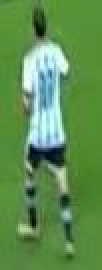
#> input picture media/players/arg1.JPG, 51 x 135 px, found by its file name (shown 2 times larger)
$ python image_quanitation.py   (older library calls are emulated)
#> lines starting #> are read from the running program, lines starting #| are printed output that depends on the picture; after the words box and inside, x2 and y2 are one past the last pixel; in counts of white or black regions, pixels touching at a corner belong together
import cv2
import numpy as np
from sklearn.cluster import MiniBatchKMeans
from matplotlib import pyplot as plt
from colorthief import ColorThief
from mpl_toolkits import mplot3d

def remove_background(imagen):
    hsv = cv2.cvtColor(np.copy(imagen), cv2.COLOR_BGR2HSV)
    mask = cv2.inRange(hsv, (36, 25, 25), (86, 255,255))
    imask = mask==0
    m = imask.astype("uint8")
    target = cv2.bitwise_and(imagen, imagen, mask=m)
    return target

def quantize(img, clusters):
    dominant_color = (0, 0, 0)
    h, w = img.shape[:2]
    image = cv2.cvtColor(img, cv2.COLOR_BGR2LAB)
    image = image.reshape((image.shape[0] * image.shape[1], 3))
    clf = MiniBatchKMeans(n_clusters=clusters)
    labels = clf.fit_predict(image)
    centers =  clf.cluster_centers_.astype("uint8")
    colors = cv2.cvtColor(np.array([centers]), cv2.COLOR_LAB2RGB)[0]
    for color in colors:
        if color[0] > 3 and color[1] > 3 and color[2] > 3:
            dominant_color = color
    #cs, rep = np.unique(labels, return_counts=True)
    quantized = centers[labels]
    quantized = quantized.reshape((h, w, 3))
    quantized = cv2.cvtColor(quantized, cv2.COLOR_LAB2RGB, cv2.CV_8U)
    return quantized, dominant_color

paths = ['media/players/arg1.jpg', 'media/players/arg2.jpg', 'media/players/arg3.jpg', 'media/players/arg4.jpg', 'media/players/arg5.jpg',
        'media/players/hol1.jpg', 'media/players/hol2.jpg', 'media/players/hol3.jpg', 'media/players/hol4.jpg', 'media/players/hol5.jpg']
clusters = 2
dest = "media\\players\\quantized1.jpg"

colors = []
r = []
g = []
b = []
for i in range(0, 10):
    image = cv2.imread(paths[i])
#> image is the input picture: shape (135, 51, 3); mean B, G, R 81.3, 143.6, 94.3
    image = remove_background(image)
#> in remove_background, `hsv = cv2.cvtColor(np.copy(imagen), cv2.COLOR_BGR2HSV)`: hsv: shape (135, 51, 3); mean H, S, V 56.9, 131.2, 144.8
#> in remove_background, `mask = cv2.inRange(hsv, (36, 25, 25), (86, 255,255))`:
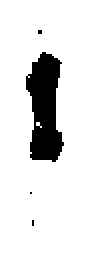
#> mask: shape (135, 51) (shown 2 times larger); 89.6% white; 4 black regions (3 under 20 px), largest, box (x1, y1, x2, y2) and area: (13, 26, 32, 81) 706
#> in remove_background, `target = cv2.bitwise_and(imagen, imagen, mask=m)`:
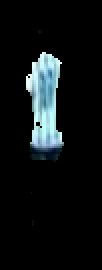
#> target: shape (135, 51, 3) (shown 2 times larger); mean B, G, R 19.9, 18.8, 14.1
    image = image[int(image.shape[0]*0.05):int(image.shape[0]*0.6), :]
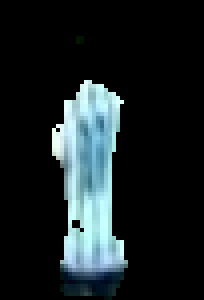
#> image: shape (75, 51, 3) (shown 4 times larger); mean B, G, R 35.8, 33.8, 25.5
    quantized, dom_color = quantize(image, clusters=clusters)
#> in quantize, `image = cv2.cvtColor(img, cv2.COLOR_BGR2LAB)`: image: shape (75, 51, 3); mean of channels 0, 1, 2 33.3, 125.8, 126.1
#> in quantize, `labels = clf.fit_predict(image)`: labels = 3825 values, max 1 at index 1041, min 0 at index 0, mean 0.16
#> in quantize, `quantized = quantized.reshape((h, w, 3))`:
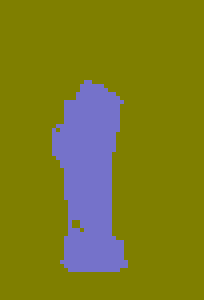
#> quantized: shape (75, 51, 3) (shown 4 times larger); mean of channels 0, 1, 2 32.3, 124.9, 125.4; drawn as B, G, R
#> in quantize, `quantized = cv2.cvtColor(quantized, cv2.COLOR_LAB2RGB, cv2.CV_8U)`:
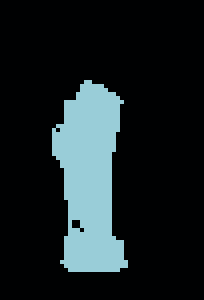
#> quantized: shape (75, 51, 3) (shown 4 times larger); mean R, G, B 24.5, 33.6, 36.2
#> dom_color = [153, 205, 216]
    colors.append(dom_color)
    r.append(dom_color[0])
    g.append(dom_color[1])
    b.append(dom_color[2])
#> pass 2 of the loop `for i in range(0, 10):`:
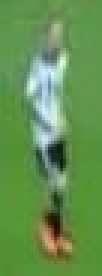
#> input picture media/players/arg2.JPG, 34 x 92 px, found by its file name (shown 3 times larger)
#> image is the input picture: shape (92, 34, 3); mean B, G, R 80.8, 146.7, 99.7
#> hsv: shape (92, 34, 3); mean H, S, V 54, 125.5, 148.1
#> in remove_background (call 2), `mask = cv2.inRange(hsv, (36, 25, 25), (86, 255,255))`:
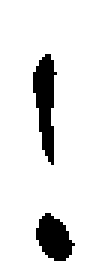
#> mask: shape (92, 34) (shown 3 times larger); 90% white; 2 black regions, box (x1, y1, x2, y2) and area: (11, 18, 19, 55) 176, (12, 71, 25, 87) 136
#> target: shape (92, 34, 3)
#> in quantize (call 2), `image = image.reshape((image.shape[0] * image.shape[1], 3))`: image = 1734 rows, first 8: [0, 128, 128], [0, 128, 128], [0, 128, 128], [0, 128, 128], [0, 128, 128], [0, 128, 128], [0, 128, 128], [0, 128, 128]
#> labels = 1734 values, max 1 at index 491, min 0 at index 0, mean 0.0952
#> in quantize (call 2), `quantized = centers[labels]`: quantized = 1734 rows, first 8: [0, 127, 127], [0, 127, 127], [0, 127, 127], [0, 127, 127], [0, 127, 127], [0, 127, 127], [0, 127, 127], [0, 127, 127]
#> in quantize (call 2), `quantized = cv2.cvtColor(quantized, cv2.COLOR_LAB2RGB, cv2.CV_8U)`:
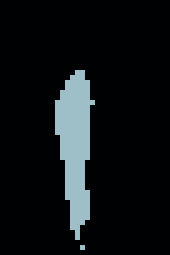
#> quantized: shape (51, 34, 3) (shown 5 times larger); mean R, G, B 15.1, 19.1, 20.8
#> dom_color = [159, 191, 200]
#> pass 3 of the loop `for i in range(0, 10):`:
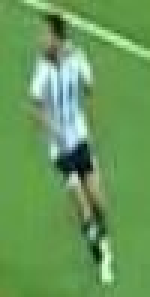
#> input picture media/players/arg3.JPG, 50 x 99 px, found by its file name (shown 3 times larger)
#> image is the input picture: shape (99, 50, 3); mean B, G, R 90.4, 153.7, 104.2
#> hsv: shape (99, 50, 3); mean H, S, V 55.6, 115.5, 154.3
#> in remove_background (call 3), `mask = cv2.inRange(hsv, (36, 25, 25), (86, 255,255))`:
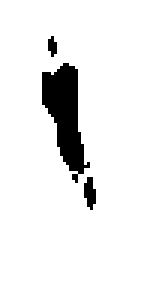
#> mask: shape (99, 50) (shown 3 times larger); 92.5% white; 3 black regions (1 under 20 px), largest, box (x1, y1, x2, y2) and area: (14, 21, 30, 61) 327, (28, 59, 32, 70) 31
#> target: shape (99, 50, 3)
#> in quantize (call 3), `image = image.reshape((image.shape[0] * image.shape[1], 3))`: image = 2750 rows, first 8: [0, 128, 128], [0, 128, 128], [0, 128, 128], [0, 128, 128], [0, 128, 128], [0, 128, 128], [0, 128, 128], [0, 128, 128]
#> labels = 2750 values, max 1 at index 417, min 0 at index 0, mean 0.103
#> in quantize (call 3), `quantized = centers[labels]`: quantized = 2750 rows, first 8: [0, 127, 127], [0, 127, 127], [0, 127, 127], [0, 127, 127], [0, 127, 127], [0, 127, 127], [0, 127, 127], [0, 127, 127]
#> in quantize (call 3), `quantized = cv2.cvtColor(quantized, cv2.COLOR_LAB2RGB, cv2.CV_8U)`:
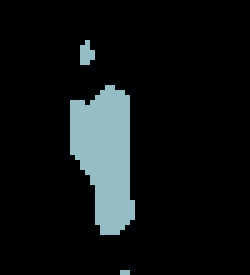
#> quantized: shape (55, 50, 3) (shown 5 times larger); mean R, G, B 15.3, 20.3, 22.2
#> dom_color = [149, 189, 198]
#> (the run stopped early here; a loop or call above may not have finished)
